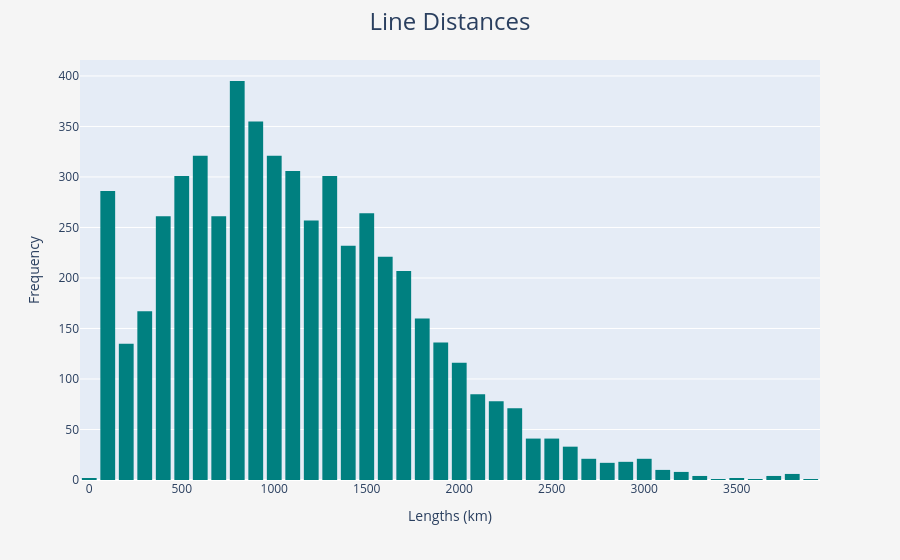

Notebook cell for this chart:
### Code cell
fig = px.histogram(mobility_europe,
                   x='length_km',
                   nbins=50, 
                   color_discrete_sequence=['teal'])  

fig.update_traces(
    hovertemplate='Lengths: %{x} km<br>Count: %{y}<extra></extra>'
)

fig.update_layout(
    xaxis_title='Lengths (km)',
    yaxis_title='Frequency',
    bargap=0.2, 
    title=dict(
        text="Line Distances",
        x=0.5,
        font=dict(size=24)
    ),
    dragmode=False,
    xaxis_fixedrange=True,
    yaxis_fixedrange=True,
    paper_bgcolor="whitesmoke"
)

fig.show(config={"displayModeBar": False})
# fig.write_html(ASSETS_DIR / "distances_interactive_hist.html", config={"displayModeBar": False})

### Figure 1 — Plotly figure (JSON) as saved in the notebook; plotly's stock layout.template omitted (floating-point values rounded to 4 significant figures; data arrays with more than 128 entries replaced by an {"elided": "..."} marker saying what was removed)
{"data": [{"bingroup": "x", "hovertemplate": "Lengths: %{x} km<br>Count: %{y}<extra></extra>", "legendgroup": "", "marker": {"color": "teal", "pattern": {"shape": ""}}, "name": "", "nbinsx": 50, "orientation": "v", "showlegend": false, "type": "histogram", "x": {"elided": "5468 float values"}, "xaxis": "x", "yaxis": "y"}], "layout": {"bargap": 0.2, "barmode": "relative", "dragmode": false, "legend": {"tracegroupgap": 0}, "margin": {"t": 60}, "paper_bgcolor": "whitesmoke", "title": {"font": {"size": 24}, "text": "Line Distances", "x": 0.5}, "xaxis": {"anchor": "y", "domain": [0, 1], "fixedrange": true, "title": {"text": "Lengths (km)"}}, "yaxis": {"anchor": "x", "domain": [0, 1], "fixedrange": true, "title": {"text": "Frequency"}}}}
